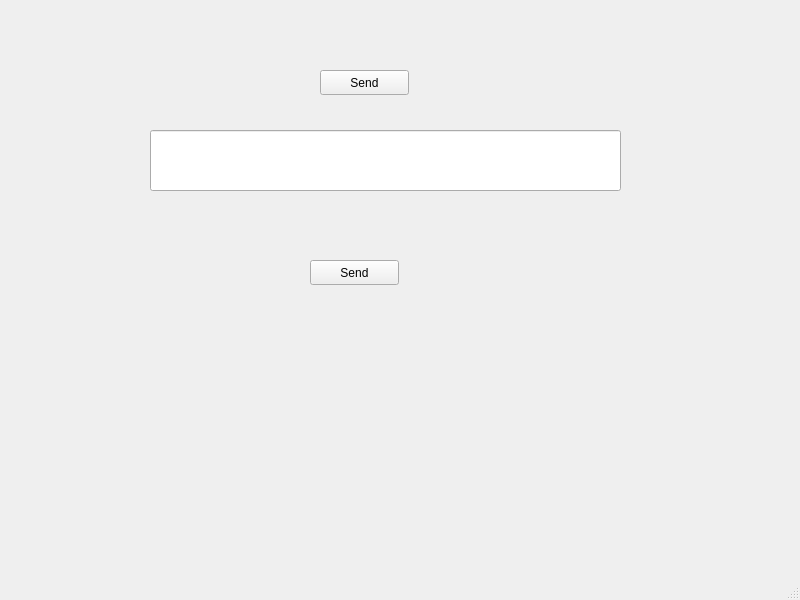
<?xml version="1.0" encoding="UTF-8"?>
<ui version="4.0">
 <class>Client</class>
 <widget class="QMainWindow" name="Client">
  <property name="geometry">
   <rect>
    <x>0</x>
    <y>0</y>
    <width>800</width>
    <height>600</height>
   </rect>
  </property>
  <property name="windowTitle">
   <string>Client</string>
  </property>
  <widget class="QWidget" name="centralwidget">
   <widget class="QLineEdit" name="tLine">
    <property name="geometry">
     <rect>
      <x>150</x>
      <y>130</y>
      <width>471</width>
      <height>61</height>
     </rect>
    </property>
   </widget>
   <widget class="QPushButton" name="btnSend">
    <property name="geometry">
     <rect>
      <x>310</x>
      <y>260</y>
      <width>89</width>
      <height>25</height>
     </rect>
    </property>
    <property name="text">
     <string>Send</string>
    </property>
   </widget>
   <widget class="QPushButton" name="btnConnect">
    <property name="geometry">
     <rect>
      <x>320</x>
      <y>70</y>
      <width>89</width>
      <height>25</height>
     </rect>
    </property>
    <property name="text">
     <string>Send</string>
    </property>
   </widget>
  </widget>
  <widget class="QMenuBar" name="menubar">
   <property name="geometry">
    <rect>
     <x>0</x>
     <y>0</y>
     <width>800</width>
     <height>22</height>
    </rect>
   </property>
  </widget>
  <widget class="QStatusBar" name="statusbar"/>
 </widget>
 <resources/>
 <connections/>
</ui>
